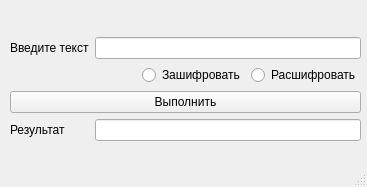
<?xml version="1.0" encoding="UTF-8"?>
<ui version="4.0">
 <class>MainWindow</class>
 <widget class="QMainWindow" name="MainWindow">
  <property name="geometry">
   <rect>
    <x>0</x>
    <y>0</y>
    <width>367</width>
    <height>187</height>
   </rect>
  </property>
  <property name="windowTitle">
   <string>MainWindow</string>
  </property>
  <widget class="QWidget" name="centralwidget">
   <widget class="QWidget" name="gridLayoutWidget">
    <property name="geometry">
     <rect>
      <x>10</x>
      <y>10</y>
      <width>351</width>
      <height>131</height>
     </rect>
    </property>
    <layout class="QGridLayout" name="gridLayout">
     <item row="3" column="1" colspan="4">
      <widget class="QLineEdit" name="enterLine"/>
     </item>
     <item row="0" column="0">
      <spacer name="verticalSpacer_3">
       <property name="orientation">
        <enum>Qt::Vertical</enum>
       </property>
       <property name="sizeHint" stdset="0">
        <size>
         <width>20</width>
         <height>40</height>
        </size>
       </property>
      </spacer>
     </item>
     <item row="8" column="0">
      <widget class="QLabel" name="label_2">
       <property name="text">
        <string>Результат</string>
       </property>
      </widget>
     </item>
     <item row="4" column="4">
      <widget class="QRadioButton" name="decodeButton">
       <property name="text">
        <string>Расшифровать</string>
       </property>
      </widget>
     </item>
     <item row="4" column="3">
      <widget class="QRadioButton" name="encodeButton">
       <property name="text">
        <string>Зашифровать</string>
       </property>
      </widget>
     </item>
     <item row="3" column="0">
      <widget class="QLabel" name="label">
       <property name="text">
        <string>Введите текст</string>
       </property>
      </widget>
     </item>
     <item row="6" column="0" colspan="5">
      <widget class="QPushButton" name="startButton">
       <property name="text">
        <string>Выполнить</string>
       </property>
      </widget>
     </item>
     <item row="8" column="1" colspan="4">
      <widget class="QLineEdit" name="resLine">
       <property name="readOnly">
        <bool>true</bool>
       </property>
      </widget>
     </item>
    </layout>
   </widget>
  </widget>
  <widget class="QMenuBar" name="menubar">
   <property name="geometry">
    <rect>
     <x>0</x>
     <y>0</y>
     <width>367</width>
     <height>21</height>
    </rect>
   </property>
  </widget>
  <widget class="QStatusBar" name="statusbar"/>
 </widget>
 <resources/>
 <connections>
  <connection>
   <sender>startButton</sender>
   <signal>clicked()</signal>
   <receiver>MainWindow</receiver>
   <slot>click_start_button()</slot>
   <hints>
    <hint type="sourcelabel">
     <x>185</x>
     <y>118</y>
    </hint>
    <hint type="destinationlabel">
     <x>183</x>
     <y>93</y>
    </hint>
   </hints>
  </connection>
 </connections>
 <slots>
  <slot>click_start_button()</slot>
 </slots>
</ui>
